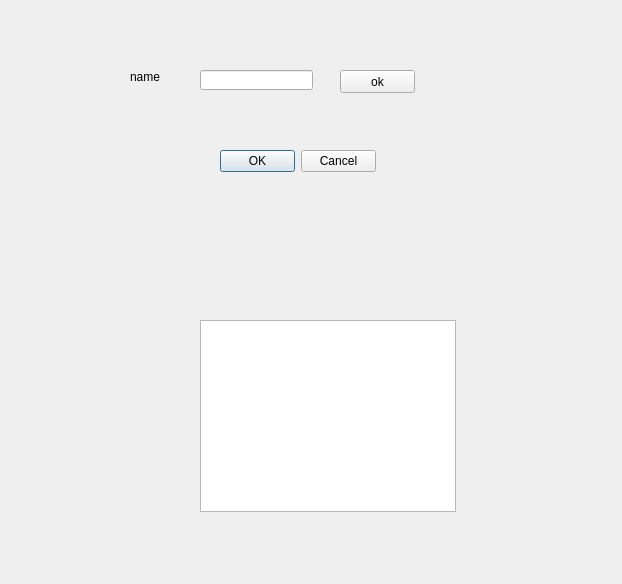
<?xml version="1.0" encoding="UTF-8"?>
<ui version="4.0">
 <class>Dialog</class>
 <widget class="QDialog" name="Dialog">
  <property name="geometry">
   <rect>
    <x>0</x>
    <y>0</y>
    <width>622</width>
    <height>584</height>
   </rect>
  </property>
  <property name="windowTitle">
   <string>Dialog</string>
  </property>
  <widget class="QPushButton" name="pushButton">
   <property name="geometry">
    <rect>
     <x>340</x>
     <y>70</y>
     <width>75</width>
     <height>23</height>
    </rect>
   </property>
   <property name="text">
    <string>ok</string>
   </property>
  </widget>
  <widget class="QLineEdit" name="lineEdit">
   <property name="geometry">
    <rect>
     <x>200</x>
     <y>70</y>
     <width>113</width>
     <height>20</height>
    </rect>
   </property>
  </widget>
  <widget class="QLabel" name="label">
   <property name="geometry">
    <rect>
     <x>130</x>
     <y>70</y>
     <width>47</width>
     <height>13</height>
    </rect>
   </property>
   <property name="text">
    <string>name</string>
   </property>
  </widget>
  <widget class="QLabel" name="label1">
   <property name="geometry">
    <rect>
     <x>130</x>
     <y>260</y>
     <width>311</width>
     <height>81</height>
    </rect>
   </property>
   <property name="text">
    <string/>
   </property>
  </widget>
  <widget class="QDialogButtonBox" name="buttonBox">
   <property name="geometry">
    <rect>
     <x>220</x>
     <y>150</y>
     <width>156</width>
     <height>23</height>
    </rect>
   </property>
   <property name="standardButtons">
    <set>QDialogButtonBox::Cancel|QDialogButtonBox::Ok</set>
   </property>
  </widget>
  <widget class="QListWidget" name="listWidget">
   <property name="geometry">
    <rect>
     <x>200</x>
     <y>320</y>
     <width>256</width>
     <height>192</height>
    </rect>
   </property>
  </widget>
 </widget>
 <resources/>
 <connections/>
</ui>
